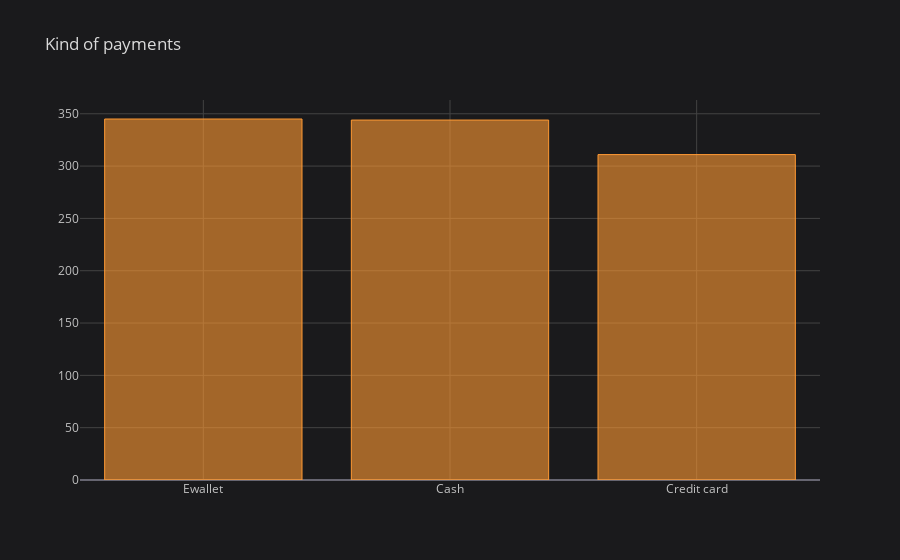

Source (notebook cell):
### Markdown cell above
# 2.Find most popular payment method used by customers(cat col)

### Code cell
data['Payment'].value_counts().iplot(kind='bar', theme='space', title='Kind of payments')

### Figure 1 — Plotly figure (JSON) as saved in the notebook; plotly's stock layout.template omitted (floating-point values rounded to 4 significant figures)
{"data": [{"marker": {"color": "rgba(255, 153, 51, 0.6)", "line": {"color": "rgba(255, 153, 51, 1.0)", "width": 1}}, "name": "Payment", "orientation": "v", "text": "", "type": "bar", "x": ["Ewallet", "Cash", "Credit card"], "y": [345, 344, 311]}], "layout": {"legend": {"bgcolor": "#1A1A1C", "font": {"color": "#D9D9D9"}}, "paper_bgcolor": "#1A1A1C", "plot_bgcolor": "#1A1A1C", "title": {"font": {"color": "#D9D9D9"}, "text": "Kind of payments"}, "xaxis": {"gridcolor": "#434343", "showgrid": true, "tickfont": {"color": "#C2C2C2"}, "title": {"font": {"color": "#D9D9D9"}, "text": ""}, "zerolinecolor": "#666570"}, "yaxis": {"gridcolor": "#434343", "showgrid": true, "tickfont": {"color": "#C2C2C2"}, "title": {"font": {"color": "#D9D9D9"}, "text": ""}, "zerolinecolor": "#666570"}}}
